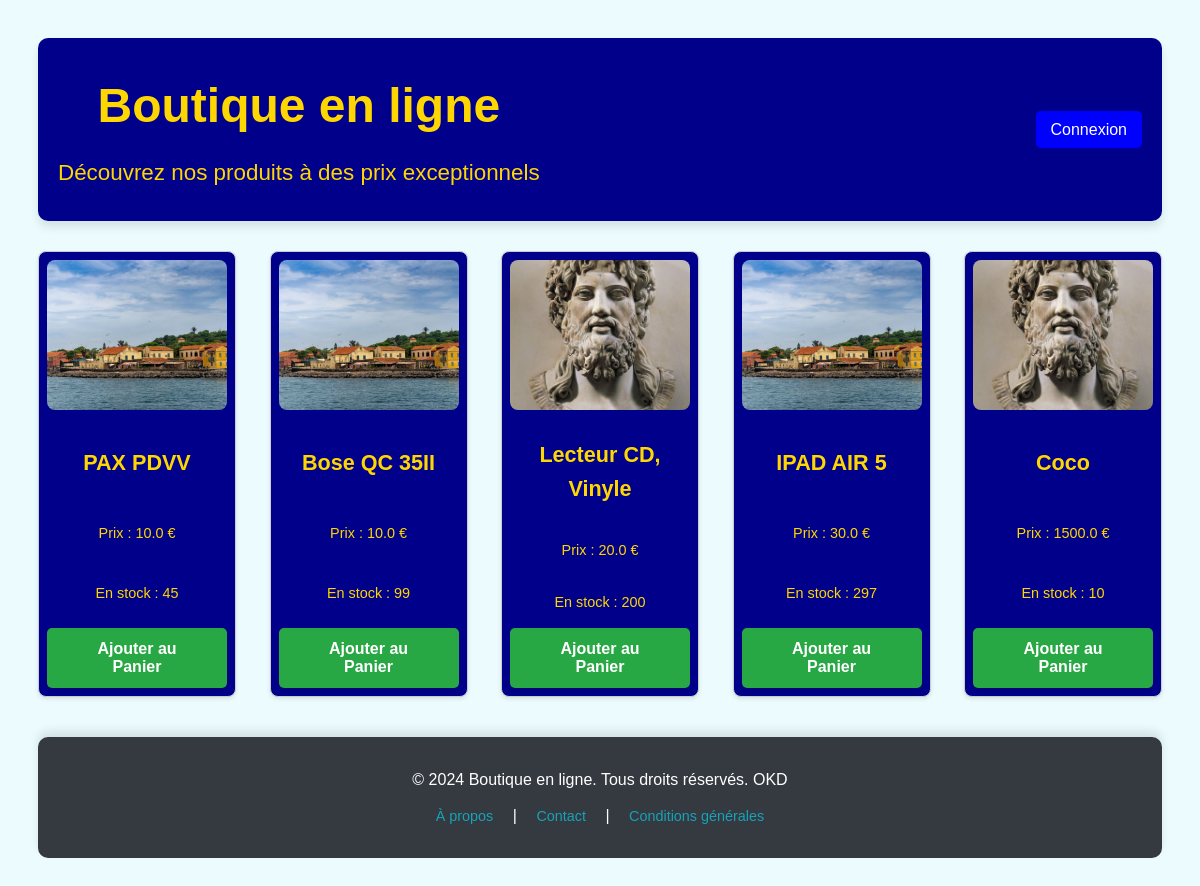
Before: / with the older database file.
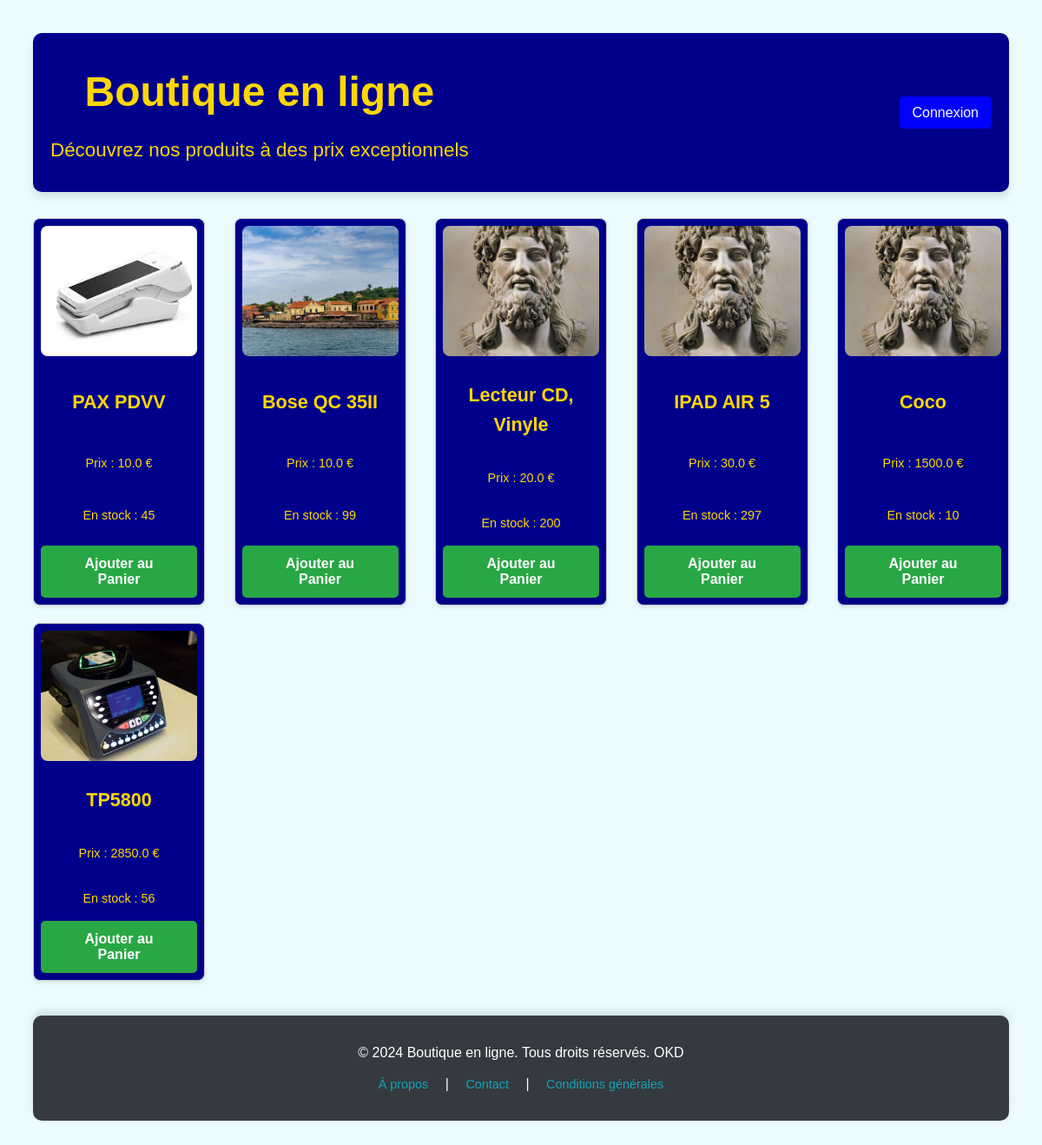
After: the same page with the newer database file.
### app.py (models this page shows)
class Produit(db.Model):
    id = db.Column(db.Integer, primary_key=True)
    nom = db.Column(db.String(100), nullable=False)
    description = db.Column(db.String(200), nullable=True)
    prix = db.Column(db.Float, nullable=False)
    stock = db.Column(db.Integer, nullable=False)
    image_url = db.Column(db.String(255), nullable=True)

### app.py (the view)
@app.route('/')
def index():
    produits = Produit.query.all()
    return render_template('home.html', produits=produits)

### templates/home.html (shortened to what this page needs)
<!DOCTYPE html>
<html lang="fr">
<head>
    <link rel="stylesheet" href="{{ url_for('static', filename='css/style.css') }}">
</head>
<body>
   <header class="main-header" style="display: flex; justify-content: space-between; align-items: center;">
    <div>
        <h1>Boutique en ligne</h1>
        <p>Découvrez nos produits à des prix exceptionnels</p>
    </div>
    <div>
        {% if session.get('utilisateur_id') %}
            <p>Bienvenue, {{ session.get('prenom') }} {{ session.get('nom') }}</p>
            {% if session.get('admin') %}
                <a href="{{ url_for('admin') }}" style="background-color: green; color: white; padding: 10px 15px; text-decoration: none; border-radius: 5px; margin-left: 10px;">
                    Administration
                </a>
            {% endif %}
            <a href="{{ url_for('logout') }}" style="background-color: red; color: white; padding: 10px 15px; text-decoration: none; border-radius: 5px; margin-left: 10px;">
                Déconnexion
            </a>
        {% else %}
            <a href="{{ url_for('login') }}" style="background-color: blue; color: white; padding: 10px 15px; text-decoration: none; border-radius: 5px;">
                Connexion
            </a>
        {% endif %}
    </div>
</header>
    <div class="produits">
        {% for produit in produits %}
            <div class="produit">
                <img src="{{ produit.image_url or '/static/images/default.jpg' }}" alt="Image de {{ produit.nom }}" class="image-produit">
                <h2>{{ produit.nom }}</h2>
                <p>Prix : {{ produit.prix }} €</p>
                <p>En stock : {{ produit.stock }}</p>
                <button type="submit">Ajouter au Panier</button>
            </div>
        {% endfor %}
    </div>
    <footer class="main-footer">
        <p>&copy; {{ 2024 }} Boutique en ligne. Tous droits réservés. OKD</p>
        <nav>
            <a href="/a-propos">À propos</a> |
            <a href="/contact">Contact</a> |
            <a href="/conditions">Conditions générales</a>
        </nav>
    </footer>
</body>
</html>

### static/css/style.css (style rules this page uses)
.main-header { background-color: darkblue; color: gold; text-align: center; padding: 30px 20px; margin-bottom: 30px; box-shadow: 0 6px 10px rgba(0, 0, 0, 0.1); border-radius: 10px; }
.main-header h1 { font-size: 3rem; margin: 0; }
.main-header p { font-size: 1.4rem; margin: 10px 0 0; }
body { font-family: 'Arial', sans-serif; padding: 30px; background-color: rgba(0, 216, 253, 0.08); background-size: cover; background-repeat: no-repeat; background-attachment: fixed; background-position: center; line-height: 1.6; }
h1 { text-align: center; font-size: 2.5rem; margin-bottom: 20px; }
.produits { display: flex; flex-wrap: wrap; justify-content: space-between; gap: 20px; margin-bottom: 20px; }
.produit { background-color: darkblue; border: 1px solid #ccc; padding: 8px; width: 180px; color: gold; text-align: center; box-shadow: 0 2px 4px rgba(0, 0, 0, 0.1); border-radius: 8px; transition: all 0.3s ease-in-out; font-size: 0.9rem; display: flex; flex-direction: column; justify-content: space-between; }
button { background-color: #28a745; color: white; font-size: 16px; font-weight: bold; padding: 12px 25px; border: none; border-radius: 5px; cursor: pointer; transition: background-color 0.3s, transform 0.2s; box-shadow: 0 4px 6px rgba(0, 0, 0, 0.1); }
.image-produit { width: 100%; height: 150px; object-fit: cover; border-radius: 8px; margin-bottom: 10px; }
.main-footer { background-color: #343a40; color: white; text-align: center; padding: 30px 20px; margin-top: 40px; box-shadow: 0 -6px 10px rgba(0, 0, 0, 0.1); border-radius: 10px; }
.main-footer p { margin: 0; font-size: 1rem; }
.main-footer nav { margin-top: 10px; }
.main-footer a { color: #17a2b8; text-decoration: none; margin: 0 15px; font-size: 0.9rem; }

Changed rows visible on the page:
changed Produit "PAX PDVV": image_url: picture added in place of a placeholder
changed Produit "IPAD AIR 5": image_url: picture added in place of a placeholder
added Produit: image_url+nom (picture), nom "TP5800", prix "2850.0", stock "56"
